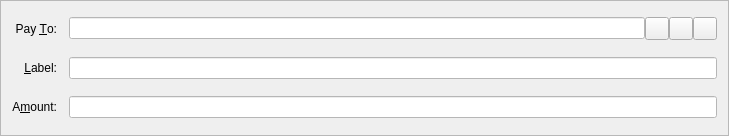
<?xml version="1.0" encoding="UTF-8"?>
<ui version="4.0">
 <class>SendCoinsEntry</class>
 <widget class="QFrame" name="SendCoinsEntry">
  <property name="geometry">
   <rect>
    <x>0</x>
    <y>0</y>
    <width>729</width>
    <height>136</height>
   </rect>
  </property>
  <property name="windowTitle">
   <string>Form</string>
  </property>
  <property name="autoFillBackground">
   <bool>false</bool>
  </property>
  <property name="frameShape">
   <enum>QFrame::StyledPanel</enum>
  </property>
  <property name="frameShadow">
   <enum>QFrame::Sunken</enum>
  </property>
  <layout class="QGridLayout" name="gridLayout">
   <property name="spacing">
    <number>12</number>
   </property>
   <item row="4" column="1">
    <layout class="QHBoxLayout" name="horizontalLayout_2">
     <property name="spacing">
      <number>0</number>
     </property>
     <item>
      <widget class="QValidatedLineEdit" name="addAsLabel">
       <property name="enabled">
        <bool>true</bool>
       </property>
       <property name="toolTip">
        <string>&lt;html&gt;&lt;head/&gt;&lt;body&gt;&lt;p&gt;Enter a label for this address to add it to your address book&lt;/p&gt;&lt;/body&gt;&lt;/html&gt;</string>
       </property>
       <property name="styleSheet">
        <string notr="true">background-color:white</string>
       </property>
       <property name="maxLength">
        <number>100</number>
       </property>
      </widget>
     </item>
    </layout>
   </item>
   <item row="3" column="0">
    <widget class="QLabel" name="label_2">
     <property name="text">
      <string>Pay &amp;To:</string>
     </property>
     <property name="alignment">
      <set>Qt::AlignRight|Qt::AlignTrailing|Qt::AlignVCenter</set>
     </property>
     <property name="buddy">
      <cstring>payTo</cstring>
     </property>
    </widget>
   </item>
   <item row="5" column="0">
    <widget class="QLabel" name="label">
     <property name="text">
      <string>A&amp;mount:</string>
     </property>
     <property name="alignment">
      <set>Qt::AlignRight|Qt::AlignTrailing|Qt::AlignVCenter</set>
     </property>
     <property name="buddy">
      <cstring>payAmount</cstring>
     </property>
    </widget>
   </item>
   <item row="3" column="1">
    <layout class="QHBoxLayout" name="payToLayout">
     <property name="spacing">
      <number>0</number>
     </property>
     <item>
      <widget class="QValidatedLineEdit" name="payTo">
       <property name="toolTip">
        <string>The address to send the payment to  (e.g. B8gZqgY4r2RoEdqYk3QsAqFckyf9pRHN6i)</string>
       </property>
       <property name="styleSheet">
        <string notr="true">background-color:white</string>
       </property>
       <property name="maxLength">
        <number>34</number>
       </property>
      </widget>
     </item>
     <item>
      <widget class="QToolButton" name="addressBookButton">
       <property name="toolTip">
        <string>Choose address from address book</string>
       </property>
       <property name="text">
        <string/>
       </property>
       <property name="icon">
        <iconset resource="../bitcoin.qrc">
         <normaloff>:/icons/address-book</normaloff>:/icons/address-book</iconset>
       </property>
       <property name="shortcut">
        <string>Alt+A</string>
       </property>
      </widget>
     </item>
     <item>
      <widget class="QToolButton" name="pasteButton">
       <property name="toolTip">
        <string>Paste address from clipboard</string>
       </property>
       <property name="text">
        <string/>
       </property>
       <property name="icon">
        <iconset resource="../bitcoin.qrc">
         <normaloff>:/icons/editpaste</normaloff>:/icons/editpaste</iconset>
       </property>
       <property name="shortcut">
        <string>Alt+P</string>
       </property>
      </widget>
     </item>
     <item>
      <widget class="QToolButton" name="deleteButton">
       <property name="toolTip">
        <string>Remove this recipient</string>
       </property>
       <property name="text">
        <string/>
       </property>
       <property name="icon">
        <iconset resource="../bitcoin.qrc">
         <normaloff>:/icons/remove</normaloff>:/icons/remove</iconset>
       </property>
      </widget>
     </item>
    </layout>
   </item>
   <item row="4" column="0">
    <widget class="QLabel" name="label_4">
     <property name="text">
      <string>&amp;Label:</string>
     </property>
     <property name="alignment">
      <set>Qt::AlignRight|Qt::AlignTrailing|Qt::AlignVCenter</set>
     </property>
     <property name="buddy">
      <cstring>addAsLabel</cstring>
     </property>
    </widget>
   </item>
   <item row="5" column="1">
    <widget class="BitcoinAmountField" name="payAmount">
     <property name="autoFillBackground">
      <bool>false</bool>
     </property>
     <property name="styleSheet">
      <string notr="true">background-color:white</string>
     </property>
    </widget>
   </item>
  </layout>
 </widget>
 <customwidgets>
  <customwidget>
   <class>QValidatedLineEdit</class>
   <extends>QLineEdit</extends>
   <header>qvalidatedlineedit.h</header>
  </customwidget>
  <customwidget>
   <class>BitcoinAmountField</class>
   <extends>QLineEdit</extends>
   <header>bitcoinamountfield.h</header>
   <container>1</container>
  </customwidget>
 </customwidgets>
 <resources>
  <include location="../bitcoin.qrc"/>
 </resources>
 <connections/>
</ui>
